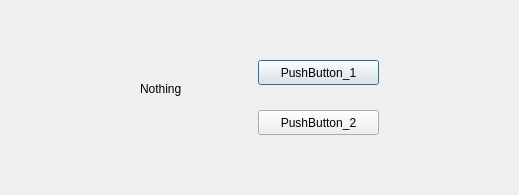
<?xml version="1.0" encoding="UTF-8"?>
<ui version="4.0">
 <class>Dialog</class>
 <widget class="QDialog" name="Dialog">
  <property name="windowTitle">
   <string>Dialog</string>
  </property>
  <widget class="QLabel" name="label">
   <property name="geometry">
    <rect>
     <x>140</x>
     <y>80</y>
     <width>67</width>
     <height>17</height>
    </rect>
   </property>
   <property name="text">
    <string>Nothing</string>
   </property>
  </widget>
  <widget class="QPushButton" name="pushButton_1">
   <property name="geometry">
    <rect>
     <x>258</x>
     <y>60</y>
     <width>121</width>
     <height>25</height>
    </rect>
   </property>
   <property name="text">
    <string>PushButton_1</string>
   </property>
  </widget>
  <widget class="QPushButton" name="pushButton_2">
   <property name="geometry">
    <rect>
     <x>258</x>
     <y>110</y>
     <width>121</width>
     <height>25</height>
    </rect>
   </property>
   <property name="text">
    <string>PushButton_2</string>
   </property>
  </widget>
 </widget>
 <resources/>
 <connections/>
</ui>
